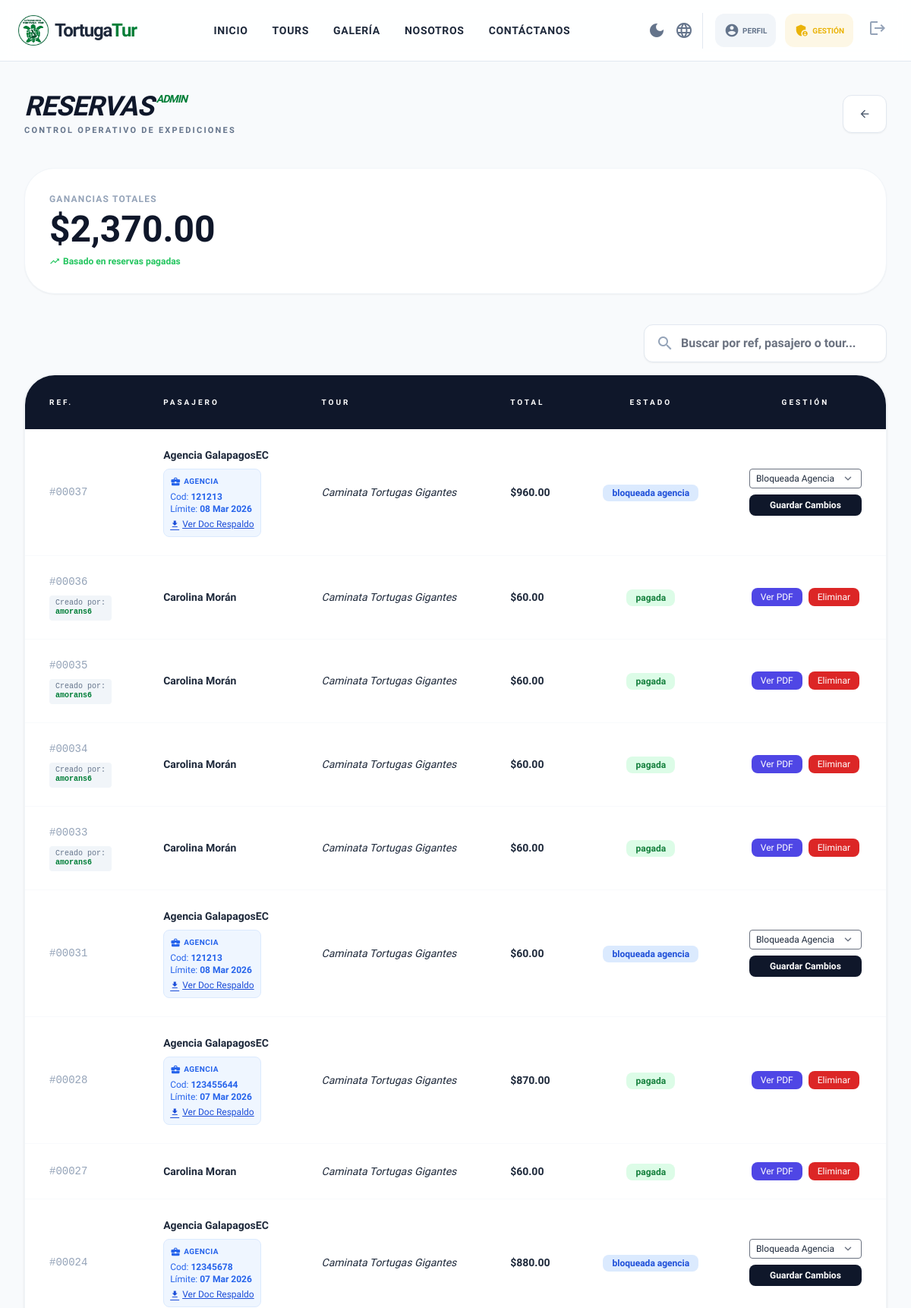
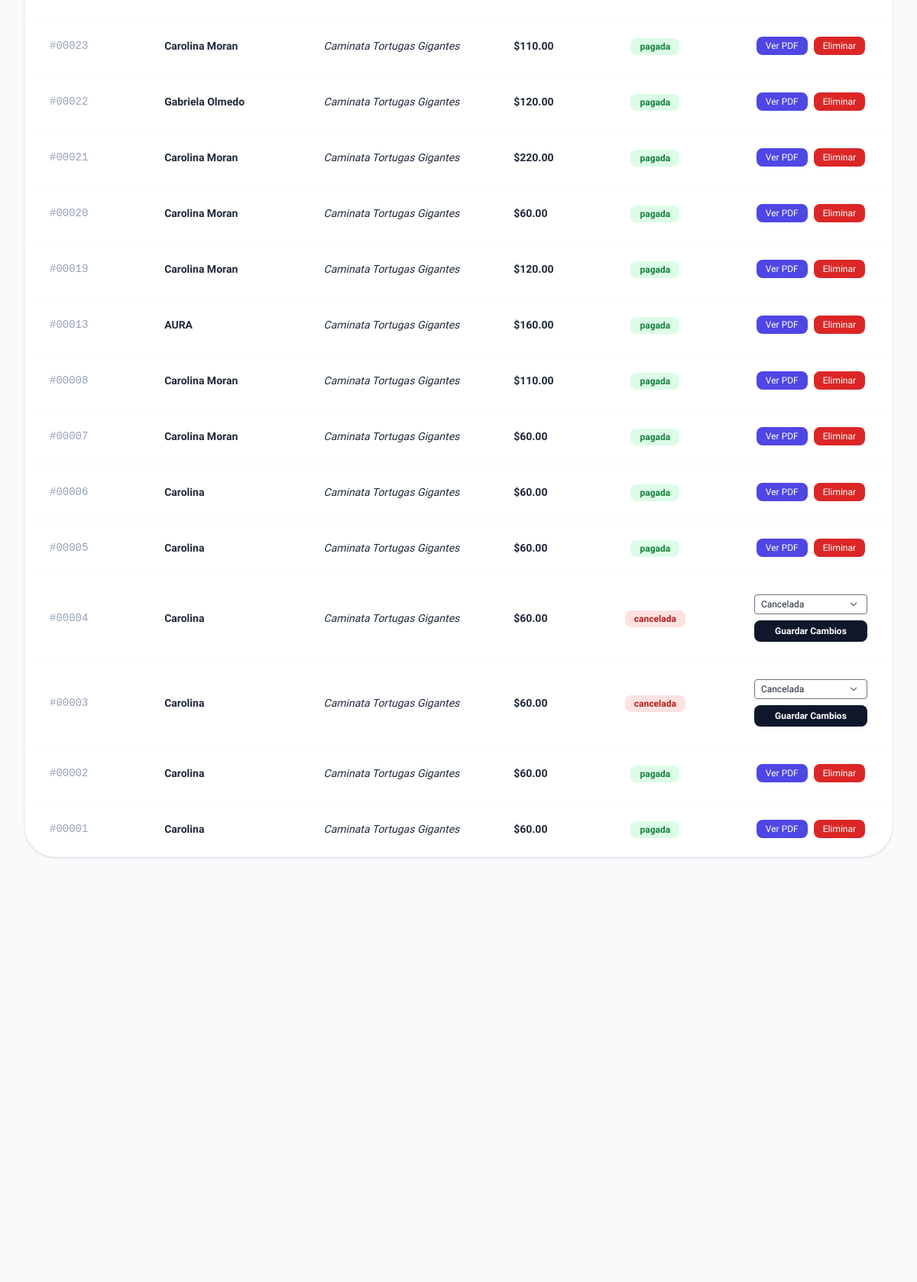
The app's page /panel/reservas/ (signed in, upper part) with its own data (2 pictures, top to bottom).
### core/models.py (models this page shows, shortened)
class Reserva(models.Model):
    ESTADOS = (
        ("pendiente", "Pendiente"),
        ("confirmada", "Confirmada"),
        ("pagada", "Pagada"),
        ("cancelada", "Cancelada"),
        ("bloqueada_por_agencia", "Bloqueada por Agencia"),
    )
    usuario = models.ForeignKey(User, on_delete=models.CASCADE, null=True, blank=True)
    salida = models.ForeignKey(SalidaTour, on_delete=models.CASCADE, related_name="reservas")
    adultos = models.PositiveIntegerField()
    ninos = models.PositiveIntegerField()
    total_pagar = models.DecimalField(max_digits=10, decimal_places=2)
    estado = models.CharField(max_length=30, choices=ESTADOS, default="pendiente")
    fecha_reserva = models.DateTimeField(default=timezone.now)
    creado_por = models.ForeignKey(User, on_delete=models.SET_NULL, null=True, blank=True, related_name="reservas_creadas")
    archivo_agencia = models.FileField(upload_to='agencia_vouchers/', null=True, blank=True)
    codigo_agencia = models.CharField(max_length=50, null=True, blank=True)
    limite_pago_agencia = models.DateTimeField(null=True, blank=True)
    nombre = models.CharField(max_length=100)
    apellidos = models.CharField(max_length=150)
    correo = models.EmailField()
    telefono = models.CharField(max_length=30)
    identificacion = models.CharField(max_length=50)

class SalidaTour(models.Model):
    tour = models.ForeignKey(Tour, on_delete=models.CASCADE, related_name="salidas")
    fecha = models.DateField()
    hora = models.TimeField(null=True, blank=True)
    cupo_maximo = models.PositiveIntegerField()
    cupos_disponibles = models.PositiveIntegerField()
    creado_por = models.ForeignKey(User, on_delete=models.SET_NULL, null=True, blank=True, related_name="salidas_creadas")

class Tour(models.Model):
    nombre = models.CharField(max_length=150)
    destino = models.ForeignKey(Destino, on_delete=models.CASCADE, related_name="tours")
    descripcion = models.TextField()
    precio = models.DecimalField(max_digits=8, decimal_places=2)
    precio_adulto = models.DecimalField(max_digits=8, decimal_places=2, default=0, blank=True)
    precio_nino = models.DecimalField(max_digits=8, decimal_places=2, default=0, blank=True)
    lemonsqueezy_variant_id = models.CharField(max_length=50, blank=True, default="")
    cupo_maximo = models.PositiveIntegerField(default=15)
    cupos_disponibles = models.PositiveIntegerField(default=15)

### core/views.py (the view)
# urls.py: path("panel/reservas/", views.admin_reservas, name="admin_reservas"),
@login_required
@user_passes_test(es_admin)
def admin_reservas(request):
    Reserva.objects.filter(pagos__estado="paid").exclude(estado="pagada").update(estado="pagada")
    reservas = (
        Reserva.objects.select_related("salida__tour")
        .prefetch_related("pagos")
        .exclude(estado="pendiente")
        .order_by("-id")
    )
    for reserva in reservas:
        reserva.tiene_pago = any(pago.estado == "paid" for pago in reserva.pagos.all())
        pago_exitoso = next((pago for pago in reserva.pagos.all() if pago.estado == "paid"), None)
        if pago_exitoso:
            reserva.proveedor_pago = pago_exitoso.get_proveedor_display()
        else:
            reserva.proveedor_pago = None
    return render(request, "core/panel/reservas.html", {"reservas": reservas})

### core/context_processors.py (called while the page is built)
def whatsapp_number(request):
    return {"WHATSAPP_NUMBER": getattr(settings, "WHATSAPP_NUMBER", "")}

### core/views.py (called while the page is built)
def es_admin(user):
    return user.is_staff or user.is_superuser

### core/templates/core/panel/reservas.html (shortened to what this page needs)
{% extends "core/base.html" %}
{% block content %}
<div class="bg-slate-50 min-h-screen py-10 relative">
    <div class="max-w-7xl mx-auto px-4 sm:px-6 lg:px-8">
        <div class="flex flex-col md:flex-row md:items-center justify-between gap-6 mb-10">
            <div>
                <h1 class="text-4xl font-black text-slate-900 tracking-tight italic">
                    RESERVAS<span class="text-primary text-sm align-top ml-1">ADMIN</span>
                </h1>
                <p class="text-slate-500 text-[11px] font-bold uppercase tracking-[0.2em] mt-1">
                    Control operativo de expediciones
                </p>
            </div>
            <a href="{% url 'panel_admin' %}"
                class="inline-flex items-center gap-2 px-5 py-3 rounded-xl bg-white border border-slate-200 text-slate-600 hover:text-primary hover:border-primary/30 transition-all duration-300 font-bold text-sm shadow-sm">
                <span class="material-icons text-base">arrow_back</span>
            </a>
        </div>
        <div id="seccion-reporte" class="grid grid-cols-1 mb-10">
            <div class="bg-white p-8 rounded-[2.5rem] shadow-sm border border-slate-100 flex flex-col justify-center">
                <span class="text-slate-400 text-xs font-bold uppercase tracking-widest">Ganancias Totales</span>
                <h2 id="total-ganancias-display" class="text-5xl font-black text-slate-900 mt-2">$0.00</h2>
                <p class="text-green-500 text-xs font-bold mt-2 flex items-center gap-1">
                    <span class="material-icons text-sm">trending_up</span> Basado en reservas pagadas
                </p>
            </div>
        </div>
        <div class="flex justify-end mb-4">
            <div class="relative group w-full md:w-80">
                <span
                    class="material-icons absolute left-4 top-1/2 -translate-y-1/2 text-slate-400 group-focus-within:text-primary">search</span>
                <input type="text" id="reservaSearch" placeholder="Buscar por ref, pasajero o tour..."
                    class="pl-12 pr-6 py-3 bg-white border border-slate-200 rounded-xl w-full shadow-sm focus:ring-4 focus:ring-primary/10 focus:border-primary outline-none font-semibold text-slate-700"
                    onkeyup="filterReservas()">
            </div>
        </div>
        <div class="bg-white rounded-[2.5rem] shadow border border-slate-100 overflow-hidden">
            <div class="overflow-x-auto">
                <table class="w-full text-left border-collapse" id="tabla-reservas">
                    <thead class="bg-slate-900 text-white text-[10px] uppercase tracking-[0.3em]">
                        <tr>
                            <th class="px-8 py-7">Ref.</th>
                            <th class="px-8 py-7">Pasajero</th>
                            <th class="px-8 py-7">Tour</th>
                            <th class="px-8 py-7">Total</th>
                            <th class="px-8 py-7 text-center">Estado</th>
                            <th class="px-8 py-7 text-center">Gestión</th>
                        </tr>
                    </thead>
                    <tbody class="divide-y divide-slate-50 text-sm">
                        {% for r in reservas %}
                        <tr class="reserva-row hover:bg-slate-50">
                            <td class="px-8 py-6 text-slate-400 font-mono">
                                #{{ r.id|stringformat:"05d" }}
                                {% if request.user.is_superuser or request.user.is_staff %}
                                {% if r.creado_por %}
                                <div
                                    class="mt-2 text-[10px] bg-slate-100 text-slate-500 rounded px-2 py-1 w-max leading-tight whitespace-nowrap">
                                    Creado por:<br><b class="text-primary">{{ r.creado_por.username }}</b>
                                </div>
                                {% endif %}
                                {% endif %}
                            </td>
                            <td class="px-8 py-6 font-bold">
                                {{ r.nombre }} {{ r.apellidos }}
                                {% if r.codigo_agencia or r.archivo_agencia %}
                                <div
                                    class="mt-2 text-xs text-blue-600 bg-blue-50 border border-blue-100 p-2 rounded-lg font-normal w-max">
                                    <div
                                        class="flex items-center gap-1 font-bold text-[10px] uppercase tracking-wider mb-1">
                                        <span
                                            class="material-icons border-none text-sm leading-none">business_center</span>
                                        Agencia
                                    </div>
                                    {% if r.codigo_agencia %}
                                    <span>Cod: <b>{{ r.codigo_agencia }}</b></span><br>
                                    {% endif %}
                                    {% if r.limite_pago_agencia %}
                                    <span>Límite: <b>{{ r.limite_pago_agencia|date:"d M Y" }}</b></span><br>
                                    {% endif %}
                                    {% if r.archivo_agencia %}
                                    <a href="{{ r.archivo_agencia.url }}" target="_blank"
                                        class="underline flex items-center gap-1 mt-1 text-blue-700 hover:text-blue-900 border-none">
                                        <span class="material-icons border-none text-xs">download</span> Ver Doc
                                        Respaldo
                                    </a>
                                    {% endif %}
                                </div>
                                {% endif %}
                            </td>
                            <td class="px-8 py-6 italic tour-nombre">{{ r.salida.tour.nombre }}</td>
                            <td class="px-8 py-6 font-bold monto-total">${{ r.total_pagar }}</td>
                            <td class="px-8 py-6 text-center">
                                <span class="estado-label px-3 py-1 rounded-lg text-xs font-bold {% if r.estado == 'cancelada' %}bg-red-100 text-red-700{% elif r.estado == 'pagada' or r.tiene_pago %}bg-green-100 text-green-700{% elif r.estado == 'bloqueada_por_agencia' %}bg-blue-100 text-blue-700{% else %}bg-yellow-100 text-yellow-700{% endif %}">
                                    {% if r.estado == "pagada" or r.tiene_pago %}pagada{% elif r.estado == "bloqueada_por_agencia" %}bloqueada agencia{% else %}{{ r.estado }}{% endif %}
                                </span>
                            </td>
                            <td class="px-8 py-6 text-center">
                                {% if r.estado == "pagada" or r.tiene_pago %}
                                <div class="inline-flex items-center gap-2">
                                    <a href="{% url 'ver_ticket_pdf' r.id %}" target="_blank"
                                        class="bg-indigo-600 text-white px-3 py-1 rounded-lg text-xs">Ver PDF</a>
                                    <form method="post" action="{% url 'eliminar_reserva' r.id %}" class="inline">
                                        <button type="submit"
                                            class="bg-red-600 text-white px-3 py-1 rounded-lg text-xs">Eliminar</button>
                                    </form>
                                </div>
                                {% else %}
                                <form method="post" action="{% url 'cambiar_estado_reserva' r.id %}"
                                    class="flex flex-col gap-2">
                                    <div class="flex items-center">
                                        <select name="estado"
                                            class="border rounded px-2 py-1 text-xs bg-white text-slate-800 focus:outline-none focus:ring-2 focus:ring-primary w-full">
                                            <option value="bloqueada_por_agencia" {% if r.estado == "bloqueada_por_agencia" %}selected{% endif %}>Bloqueada
                                                Agencia</option>
                                            <option value="cancelada" {% if r.estado == "cancelada" %}selected{% endif %}>
                                                Cancelada</option>
                                        </select>
                                    </div>
                                    <button type="submit"
                                        class="bg-slate-900 hover:bg-slate-800 text-white px-3 py-1.5 rounded-lg text-xs font-bold transition-colors w-full">Guardar
                                        Cambios</button>
                                </form>
                                {% endif %}
                            </td>
                        </tr>
                        {% endfor %}
                    </tbody>
                </table>
            </div>
        </div>
    </div>
</div>
{% endblock %}

### core/templates/core/base.html (style rules this page uses)
html { top: 0 !important; margin-top: 0 !important; }
body { top: 0px !important; margin-top: 0 !important; position: static !important; }

### records on screen
Reserva: id "00037", nombre "Agencia GalapagosEC", codigo_agencia "121213", limite_pago_agencia "08 Mar 2026", salida.tour.nombre "Caminata Tortugas Gigantes", total_pagar "960.00", shows "bloqueada agencia", estado "Bloqueada Agencia"
Reserva: id "00036", creado_por.username "amorans6", nombre "Carolina", apellidos "Morán", salida.tour.nombre "Caminata Tortugas Gigantes", total_pagar "60.00", estado "pagada"
Reserva: id "00035", creado_por.username "amorans6", nombre "Carolina", apellidos "Morán", salida.tour.nombre "Caminata Tortugas Gigantes", total_pagar "60.00", estado "pagada"
Reserva: id "00034", creado_por.username "amorans6", nombre "Carolina", apellidos "Morán", salida.tour.nombre "Caminata Tortugas Gigantes", total_pagar "60.00", estado "pagada"
Reserva: id "00033", creado_por.username "amorans6", nombre "Carolina", apellidos "Morán", salida.tour.nombre "Caminata Tortugas Gigantes", total_pagar "60.00", estado "pagada"
Reserva: id "00031", nombre "Agencia GalapagosEC", codigo_agencia "121213", limite_pago_agencia "08 Mar 2026", salida.tour.nombre "Caminata Tortugas Gigantes", total_pagar "60.00", shows "bloqueada agencia", estado "Bloqueada Agencia"
Reserva: id "00028", nombre "Agencia GalapagosEC", codigo_agencia "123455644", limite_pago_agencia "07 Mar 2026", salida.tour.nombre "Caminata Tortugas Gigantes", total_pagar "870.00", estado "pagada"
Reserva: id "00027", nombre "Carolina Moran", salida.tour.nombre "Caminata Tortugas Gigantes", total_pagar "60.00", estado "pagada"
Reserva: id "00024", nombre "Agencia GalapagosEC", codigo_agencia "12345678", limite_pago_agencia "07 Mar 2026", salida.tour.nombre "Caminata Tortugas Gigantes", total_pagar "880.00", shows "bloqueada agencia", estado "Bloqueada Agencia"
Reserva: id "00023", nombre "Carolina Moran", salida.tour.nombre "Caminata Tortugas Gigantes", total_pagar "110.00", estado "pagada"
Reserva: id "00022", nombre "Gabriela Olmedo", salida.tour.nombre "Caminata Tortugas Gigantes", total_pagar "120.00", estado "pagada"
Reserva: id "00021", nombre "Carolina Moran", salida.tour.nombre "Caminata Tortugas Gigantes", total_pagar "220.00", estado "pagada"
Reserva: id "00020", nombre "Carolina Moran", salida.tour.nombre "Caminata Tortugas Gigantes", total_pagar "60.00", estado "pagada"
Reserva: id "00019", nombre "Carolina Moran", salida.tour.nombre "Caminata Tortugas Gigantes", total_pagar "120.00", estado "pagada"
Reserva: id "00013", nombre "AURA", salida.tour.nombre "Caminata Tortugas Gigantes", total_pagar "160.00", estado "pagada"
Reserva: id "00008", nombre "Carolina Moran", salida.tour.nombre "Caminata Tortugas Gigantes", total_pagar "110.00", estado "pagada"
Reserva: id "00007", nombre "Carolina Moran", salida.tour.nombre "Caminata Tortugas Gigantes", total_pagar "60.00", estado "pagada"
Reserva: id "00006", nombre "Carolina", salida.tour.nombre "Caminata Tortugas Gigantes", total_pagar "60.00", estado "pagada"
Reserva: id "00005", nombre "Carolina", salida.tour.nombre "Caminata Tortugas Gigantes", total_pagar "60.00", estado "pagada"
Reserva: id "00004", nombre "Carolina", salida.tour.nombre "Caminata Tortugas Gigantes", total_pagar "60.00", estado "cancelada", estado "Cancelada"
Reserva: id "00003", nombre "Carolina", salida.tour.nombre "Caminata Tortugas Gigantes", total_pagar "60.00", estado "cancelada", estado "Cancelada"
Reserva: id "00002", nombre "Carolina", salida.tour.nombre "Caminata Tortugas Gigantes", total_pagar "60.00", estado "pagada"
Reserva: id "00001", nombre "Carolina", salida.tour.nombre "Caminata Tortugas Gigantes", total_pagar "60.00", estado "pagada"
